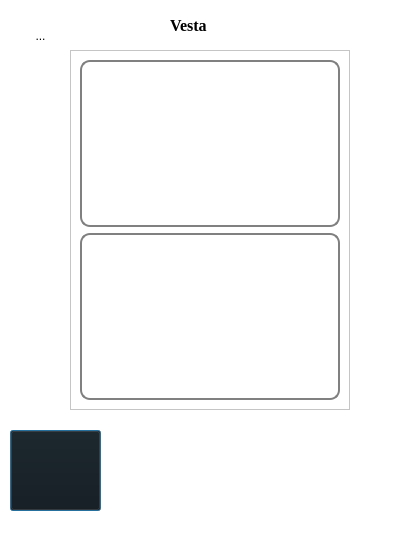
<?xml version="1.0" encoding="UTF-8"?>
<ui version="4.0">
 <class>Dialog</class>
 <widget class="QDialog" name="Dialog">
  <property name="geometry">
   <rect>
    <x>0</x>
    <y>0</y>
    <width>411</width>
    <height>544</height>
   </rect>
  </property>
  <property name="windowTitle">
   <string>지균이와 감자들</string>
  </property>
  <property name="windowIcon">
   <iconset>
    <normaloff>../사진 및 그림/icon.png</normaloff>../사진 및 그림/icon.png</iconset>
  </property>
  <property name="styleSheet">
   <string notr="true">background-color : #FFFFFF;</string>
  </property>
  <widget class="QLabel" name="program_name">
   <property name="geometry">
    <rect>
     <x>170</x>
     <y>10</y>
     <width>51</width>
     <height>31</height>
    </rect>
   </property>
   <property name="font">
    <font>
     <family>Georgia</family>
     <pointsize>12</pointsize>
     <weight>75</weight>
     <bold>true</bold>
    </font>
   </property>
   <property name="styleSheet">
    <string notr="true">background: transparent; border: none;</string>
   </property>
   <property name="text">
    <string>Vesta</string>
   </property>
  </widget>
  <widget class="QToolButton" name="toolButton">
   <property name="geometry">
    <rect>
     <x>20</x>
     <y>20</y>
     <width>41</width>
     <height>31</height>
    </rect>
   </property>
   <property name="styleSheet">
    <string notr="true">background: transparent; border: none;</string>
   </property>
   <property name="text">
    <string>...</string>
   </property>
   <property name="icon">
    <iconset>
     <normaloff>../톱니바퀴.png</normaloff>../톱니바퀴.png</iconset>
   </property>
  </widget>
  <widget class="QLabel" name="loopAni">
   <property name="geometry">
    <rect>
     <x>170</x>
     <y>430</y>
     <width>75</width>
     <height>75</height>
    </rect>
   </property>
   <property name="styleSheet">
    <string notr="true">background: transparent; /* 배경 투명 */
    border-radius: 50px;</string>
   </property>
   <property name="text">
    <string/>
   </property>
  </widget>
  <widget class="QPushButton" name="hidden_mic_btn">
   <property name="geometry">
    <rect>
     <x>10</x>
     <y>430</y>
     <width>91</width>
     <height>81</height>
    </rect>
   </property>
   <property name="styleSheet">
    <string notr="true">background-color: #111111</string>
   </property>
   <property name="text">
    <string/>
   </property>
  </widget>
  <widget class="QScrollArea" name="scrollArea">
   <property name="geometry">
    <rect>
     <x>70</x>
     <y>50</y>
     <width>280</width>
     <height>360</height>
    </rect>
   </property>
   <property name="widgetResizable">
    <bool>true</bool>
   </property>
   <widget class="QWidget" name="scrollAreaWidgetContents">
    <property name="geometry">
     <rect>
      <x>0</x>
      <y>0</y>
      <width>278</width>
      <height>358</height>
     </rect>
    </property>
    <layout class="QVBoxLayout" name="verticalLayout">
     <item>
      <widget class="QTextEdit" name="command_edit">
       <property name="styleSheet">
        <string notr="true">border: 2px solid gray; border-radius: 10px; padding: 5px;</string>
       </property>
      </widget>
     </item>
     <item>
      <widget class="QTextEdit" name="answer_edit">
       <property name="styleSheet">
        <string notr="true">border: 2px solid gray; border-radius: 10px; padding: 5px;</string>
       </property>
      </widget>
     </item>
    </layout>
   </widget>
  </widget>
  <zorder>scrollArea</zorder>
  <zorder>program_name</zorder>
  <zorder>toolButton</zorder>
  <zorder>hidden_mic_btn</zorder>
  <zorder>loopAni</zorder>
 </widget>
 <resources/>
 <connections/>
</ui>
